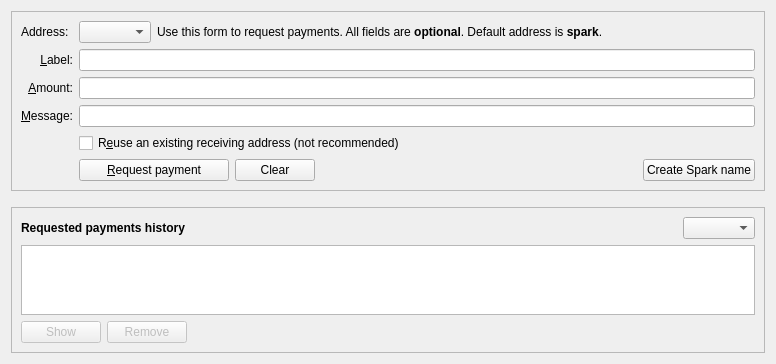
<?xml version="1.0" encoding="UTF-8"?>
<ui version="4.0">
 <class>ReceiveCoinsDialog</class>
 <widget class="QWidget" name="ReceiveCoinsDialog">
  <property name="geometry">
   <rect>
    <x>0</x>
    <y>0</y>
    <width>776</width>
    <height>364</height>
   </rect>
  </property>
  <layout class="QVBoxLayout" name="verticalLayout" stretch="0,0,1">
   <item>
    <widget class="QFrame" name="frame2">
     <property name="sizePolicy">
      <sizepolicy hsizetype="Preferred" vsizetype="Expanding">
       <horstretch>0</horstretch>
       <verstretch>0</verstretch>
      </sizepolicy>
     </property>
     <property name="frameShape">
      <enum>QFrame::StyledPanel</enum>
     </property>
     <property name="frameShadow">
      <enum>QFrame::Sunken</enum>
     </property>
     <layout class="QVBoxLayout" name="verticalLayout_3">
      <item>
       <layout class="QGridLayout" name="gridLayout">
        <item row="7" column="2">
         <widget class="QCheckBox" name="reuseAddress">
          <property name="toolTip">
           <string>Reuse one of the previously used receiving addresses. Reusing addresses has security and privacy issues. Do not use this unless re-generating a payment request made before.</string>
          </property>
          <property name="text">
           <string>R&amp;euse an existing receiving address (not recommended)</string>
          </property>
         </widget>
        </item>
        <item row="7" column="0">
         <widget class="QLabel" name="label_4">
          <property name="text">
           <string/>
          </property>
         </widget>
        </item>
        <item row="6" column="0">
         <widget class="QLabel" name="label_3">
          <property name="toolTip">
           <string>An optional message to attach to the payment request, which will be displayed when the request is opened. Note: The message will not be sent with the payment over the Privora network.</string>
          </property>
          <property name="text">
           <string>&amp;Message:</string>
          </property>
          <property name="alignment">
           <set>Qt::AlignRight|Qt::AlignTrailing|Qt::AlignVCenter</set>
          </property>
          <property name="buddy">
           <cstring>reqMessage</cstring>
          </property>
         </widget>
        </item>
        <item row="4" column="2">
         <widget class="QLineEdit" name="reqLabel">
          <property name="toolTip">
           <string>An optional label to associate with the new receiving address.</string>
          </property>
         </widget>
        </item>
        <item row="6" column="2">
         <widget class="QLineEdit" name="reqMessage">
          <property name="toolTip">
           <string>An optional message to attach to the payment request, which will be displayed when the request is opened. Note: The message will not be sent with the payment over the Privora network.</string>
          </property>
         </widget>
        </item>
        <item row="3" column="0">
          <widget class="QLabel" name="addressTypeLabel">
            <property name="toolTip">
              <string>An optional label to associate with the new receiving address.</string>
            </property>
            <property name="text">
              <string>Address:</string>
            </property>
          </widget>
        </item>
        <item row="3" column="2">
          <layout class="QHBoxLayout" name="addressTypeHorizontalLayout">
            <item>
              <widget class="QComboBox" name="addressTypeCombobox">
              </widget>
            </item>
            <item>
              <widget class="QLabel" name="label_5">
                <property name="text">
                  <string>Use this form to request payments. All fields are &lt;b&gt;optional&lt;/b&gt;. Default address is &lt;b&gt;spark&lt;/b&gt;. </string>
                </property>
              </widget>
            </item>
            <item>
              <spacer name="horizontalSpacer__">
                <property name="orientation">
                  <enum>Qt::Horizontal</enum>
                </property>
                <property name="sizeHint" stdset="0">
                  <size>
                    <width>40</width>
                    <height>20</height>
                  </size>
                </property>
              </spacer>
            </item>
          </layout>
        </item>
        <item row="4" column="0">
         <widget class="QLabel" name="label_2">
          <property name="toolTip">
           <string>An optional label to associate with the new receiving address.</string>
          </property>
          <property name="text">
           <string>&amp;Label:</string>
          </property>
          <property name="alignment">
           <set>Qt::AlignRight|Qt::AlignTrailing|Qt::AlignVCenter</set>
          </property>
          <property name="buddy">
           <cstring>reqLabel</cstring>
          </property>
         </widget>
        </item>
        <item row="5" column="0">
         <widget class="QLabel" name="label">
          <property name="toolTip">
           <string>An optional amount to request. Leave this empty or zero to not request a specific amount.</string>
          </property>
          <property name="text">
           <string>&amp;Amount:</string>
          </property>
          <property name="alignment">
           <set>Qt::AlignRight|Qt::AlignTrailing|Qt::AlignVCenter</set>
          </property>
          <property name="buddy">
           <cstring>reqAmount</cstring>
          </property>
         </widget>
        </item>
        <item row="5" column="2">
         <widget class="PrivoraAmountField" name="reqAmount">
          <property name="minimumSize">
           <size>
            <width>80</width>
            <height>0</height>
           </size>
          </property>
          <property name="toolTip">
           <string>An optional amount to request. Leave this empty or zero to not request a specific amount.</string>
          </property>
         </widget>
        </item>
        <item row="8" column="2">
         <layout class="QHBoxLayout" name="horizontalLayout">
          <item>
           <widget class="QPushButton" name="receiveButton">
            <property name="minimumSize">
             <size>
              <width>150</width>
              <height>0</height>
             </size>
            </property>
            <property name="text">
             <string>&amp;Request payment</string>
            </property>
           </widget>
          </item>
          <item>
           <widget class="QPushButton" name="clearButton">
            <property name="sizePolicy">
             <sizepolicy hsizetype="Minimum" vsizetype="Fixed">
              <horstretch>0</horstretch>
              <verstretch>0</verstretch>
             </sizepolicy>
            </property>
            <property name="toolTip">
             <string>Clear all fields of the form.</string>
            </property>
            <property name="text">
             <string>Clear</string>
            </property>
            <property name="autoDefault">
             <bool>false</bool>
            </property>
           </widget>
          </item>
          <item>
           <spacer name="horizontalSpacer">
            <property name="orientation">
             <enum>Qt::Horizontal</enum>
            </property>
            <property name="sizeHint" stdset="0">
             <size>
              <width>40</width>
              <height>20</height>
             </size>
            </property>
           </spacer>
          </item>
          <item>
           <widget class="QPushButton" name="createSparkNameButton">
            <property name="sizePolicy">
             <sizepolicy hsizetype="Minimum" vsizetype="Fixed">
              <horstretch>0</horstretch>
              <verstretch>0</verstretch>
             </sizepolicy>
            </property>
            <property name="toolTip">
             <string>Create new spark name.</string>
            </property>
            <property name="text">
             <string>Create Spark name</string>
            </property>
            <property name="autoDefault">
             <bool>false</bool>
            </property>
           </widget>
          </item>
         </layout>
        </item>
        <item row="8" column="0">
         <widget class="QLabel" name="label_7">
          <property name="text">
           <string/>
          </property>
         </widget>
        </item>
       </layout>
      </item>
     </layout>
    </widget>
   </item>
   <item>
    <spacer name="verticalSpacer_2">
     <property name="orientation">
      <enum>Qt::Vertical</enum>
     </property>
     <property name="sizeHint" stdset="0">
      <size>
       <width>20</width>
       <height>10</height>
      </size>
     </property>
    </spacer>
   </item>
   <item>
    <widget class="QFrame" name="frame">
     <property name="sizePolicy">
      <sizepolicy hsizetype="Preferred" vsizetype="Expanding">
       <horstretch>0</horstretch>
       <verstretch>0</verstretch>
      </sizepolicy>
     </property>
     <property name="frameShape">
      <enum>QFrame::StyledPanel</enum>
     </property>
     <property name="frameShadow">
      <enum>QFrame::Raised</enum>
     </property>
     <layout class="QVBoxLayout" name="verticalLayout_2">
      <item>
        <layout class="QHBoxLayout" name="historyHorizontalLayout">
          <item>
            <widget class="QLabel" name="label_6">
              <property name="font">
                <font>
                  <weight>75</weight>
                  <bold>true</bold>
                </font>
              </property>
              <property name="text">
                <string>Requested payments history</string>
              </property>
            </widget>
          </item>
          <item>
            <spacer name="horizontalSpacer_">
              <property name="orientation">
                <enum>Qt::Horizontal</enum>
              </property>
              <property name="sizeHint" stdset="0">
                <size>
                  <width>40</width>
                  <height>20</height>
                </size>
              </property>
            </spacer>
          </item>
          <item>
            <widget class="QComboBox" name="addressTypeHistoryCombobox">
            </widget>
          </item>
        </layout>
      </item>
      <item>
       <widget class="QTableView" name="recentRequestsView">
        <property name="contextMenuPolicy">
         <enum>Qt::CustomContextMenu</enum>
        </property>
        <property name="tabKeyNavigation">
         <bool>false</bool>
        </property>
        <property name="sortingEnabled">
         <bool>true</bool>
        </property>
       </widget>
      </item>
      <item>
       <layout class="QHBoxLayout" name="horizontalLayout_2">
        <item>
         <widget class="QPushButton" name="showRequestButton">
          <property name="enabled">
           <bool>false</bool>
          </property>
          <property name="toolTip">
           <string>Show the selected request (does the same as double clicking an entry)</string>
          </property>
          <property name="text">
           <string>Show</string>
          </property>
          <property name="autoDefault">
           <bool>false</bool>
          </property>
         </widget>
        </item>
        <item>
         <widget class="QPushButton" name="removeRequestButton">
          <property name="enabled">
           <bool>false</bool>
          </property>
          <property name="toolTip">
           <string>Remove the selected entries from the list</string>
          </property>
          <property name="text">
           <string>Remove</string>
          </property>
          <property name="autoDefault">
           <bool>false</bool>
          </property>
         </widget>
        </item>
        <item>
         <spacer name="horizontalSpacer_2">
          <property name="orientation">
           <enum>Qt::Horizontal</enum>
          </property>
          <property name="sizeHint" stdset="0">
           <size>
            <width>40</width>
            <height>20</height>
           </size>
          </property>
         </spacer>
        </item>
       </layout>
      </item>
     </layout>
    </widget>
   </item>
  </layout>
 </widget>
 <customwidgets>
  <customwidget>
   <class>PrivoraAmountField</class>
   <extends>QLineEdit</extends>
   <header>privoraamountfield.h</header>
   <container>1</container>
  </customwidget>
 </customwidgets>
 <tabstops>
  <tabstop>reqLabel</tabstop>
  <tabstop>reqAmount</tabstop>
  <tabstop>reqMessage</tabstop>
  <tabstop>reuseAddress</tabstop>
  <tabstop>receiveButton</tabstop>
  <tabstop>clearButton</tabstop>
  <tabstop>recentRequestsView</tabstop>
  <tabstop>showRequestButton</tabstop>
  <tabstop>removeRequestButton</tabstop>
 </tabstops>
 <resources>
  <include location="../privora.qrc"/>
 </resources>
 <connections/>
</ui>
